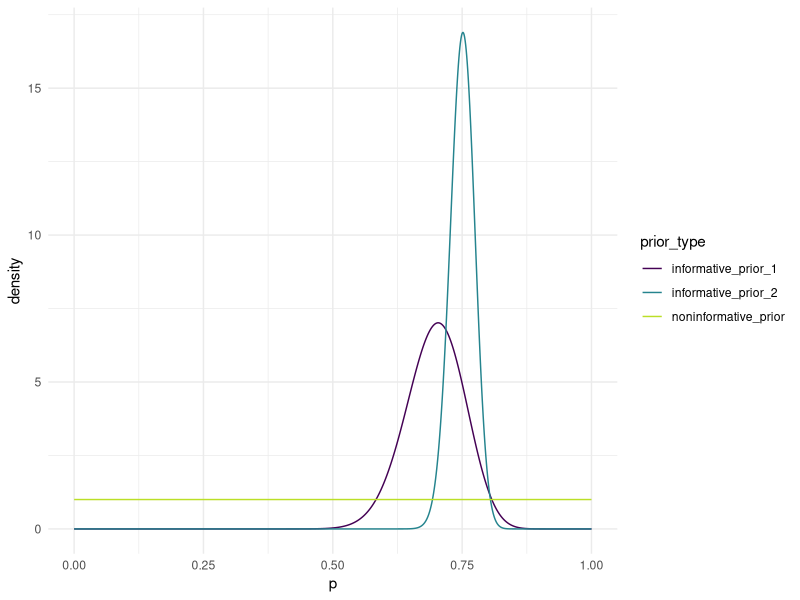
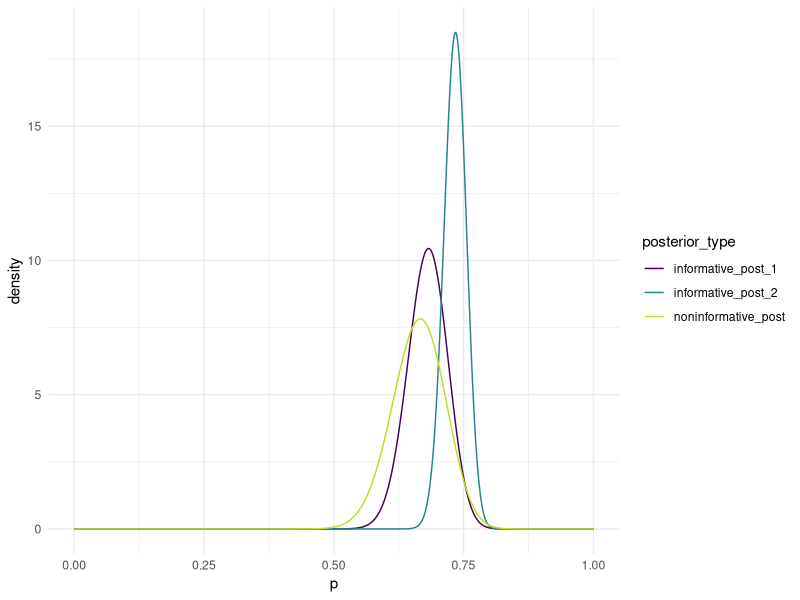

Reproduce these figures in R, in order.
## ---- chunk 1
#| warning: false
library(tidyverse)
## ---- chunk 2
ps <- seq(0, 1, length.out = 1000)

noninformative_alpha <- 1
noninformative_beta <- 1

noninformative_prior <- dbeta(ps,
                              noninformative_alpha, noninformative_beta)
## ---- chunk 3
## Nadal won 46/66 points 
## phat = 46/66 = 0.697
## std error = 0.05657
## 0.697 = alpha/(alpha + beta)
## 0.697(a) + 0.697(b) = a
## 0.697(b) = 0.303(a)
## beta = (0.303(alpha))/0.697

target_mean <- 0.697

alphas <- seq(0.1, 60, length.out = 500)
betas <- (0.303*alphas)/0.697


param_df <- tibble(alphas, betas)
param_df <- param_df |> mutate(vars = 
                    (alphas*betas)/((alphas + betas)^2*(alphas + betas + 1)))


target_var <- 0.05657 ^ 2

param_df <- param_df |> mutate(dist_to_target = abs(vars - target_var))

param_df |> filter(dist_to_target == min(dist_to_target))

alpha <- 45.4

beta <- 19.7

informative_prior_1 <- dbeta(ps, alpha, beta)
## ---- chunk 4
## trying to get a mean of 0.75 and a probability
## that lambda is less than 0.7 equal to 0.02
alphas <- seq(0.01, 300, length.out = 2000) 
betas <- (0.25*alphas)/0.75

target_prob <- 0.02
prob_less_0.7 <- pbeta(0.7, alphas, betas)

tibble(alphas, betas, prob_less_0.7) |>
  mutate(close_to_target = abs(prob_less_0.7 - target_prob)) |>
  filter(close_to_target == min(close_to_target))


alpha2 <- 251.828

beta2 <- 83.943

informative_prior_2 <- dbeta(ps, alpha2, beta2)

## ---- chunk 5
prior_plot <- tibble(ps, informative_prior_2, informative_prior_1, noninformative_prior) |>
  pivot_longer(2:4, names_to = "prior_type", values_to = "density")

ggplot(data = prior_plot, aes(x = ps, y = density, colour = prior_type)) +
  geom_line() +
  scale_colour_viridis_d(end = 0.9) +
  theme_minimal() +
  labs(x = "p")
## ---- chunk 6
## 56 wins on 84 serves
## alpha_post = yobs + alpha = 56 + 1 = 57
## beta_post = n - yobs + beta = 84 - 56 + 1 = 29
non_inf_alpha_post <- 57
non_inf_beta_post <- 29

noninformative_post <- dbeta(ps,
                              non_inf_alpha_post, non_inf_beta_post)

## ---- chunk 7
## 56 wins on 84 serves
## alpha_post = yobs + alpha = 56 + 45.4 = 101.4
## beta_post = n - yobs + beta = 84 - 56 + 19.7 = 47.7

inf_alpha_post1 <- 101.4
inf_beta_post1 <- 47.7


informative_post_1 <- dbeta(ps,
                              inf_alpha_post1, inf_beta_post1)
## ---- chunk 8
## 56 wins on 84 serves
## alpha_post = yobs + alpha = 56 + 251.828 = 307.828
## beta_post = n - yobs + beta = 84 - 56 + 83.943 = 111.943

inf_alpha_post2 <- 307.828
inf_beta_post2 <- 111.942


informative_post_2 <- dbeta(ps,
                              inf_alpha_post2, inf_beta_post2)
## ---- chunk 9
post_plot <- tibble(ps, informative_post_2, informative_post_1, noninformative_post) |>
  pivot_longer(2:4, names_to = "posterior_type", values_to = "density")

ggplot(data = post_plot, aes(x = ps, y = density, colour = posterior_type)) +
  geom_line() +
  scale_colour_viridis_d(end = 0.9) +
  theme_minimal() +
  labs(x = "p")
## ---- chunk 10
non_inf_mean <- non_inf_alpha_post/(non_inf_alpha_post + non_inf_beta_post)
non_inf_upper <- qbeta(0.95, non_inf_alpha_post, non_inf_beta_post)
non_inf_lower <- qbeta(0.05, non_inf_alpha_post, non_inf_beta_post)
non_inf <- tibble(lower = non_inf_lower,
                  mean = non_inf_mean,
                  upper = non_inf_upper)
non_inf

inf_mean_1 <- inf_alpha_post1/(inf_alpha_post1 + inf_beta_post1)
inf_lower_1 <- qbeta(0.05, inf_alpha_post1, inf_beta_post1)
inf_upper_1 <- qbeta(0.95, inf_alpha_post1, inf_beta_post1)
inf_1 <- tibble(lower = inf_lower_1,
                mean = inf_mean_1,
                upper = inf_upper_1)
inf_1

inf_mean_2 <- inf_alpha_post2/(inf_alpha_post2 + inf_beta_post2)
inf_lower_2 <- qbeta(0.05, inf_alpha_post2, inf_beta_post2)
inf_upper_2 <- qbeta(0.95, inf_alpha_post2, inf_beta_post2)
inf_2 <- tibble(lower = inf_lower_2,
                mean = inf_mean_2,
                upper = inf_upper_2)
inf_2
